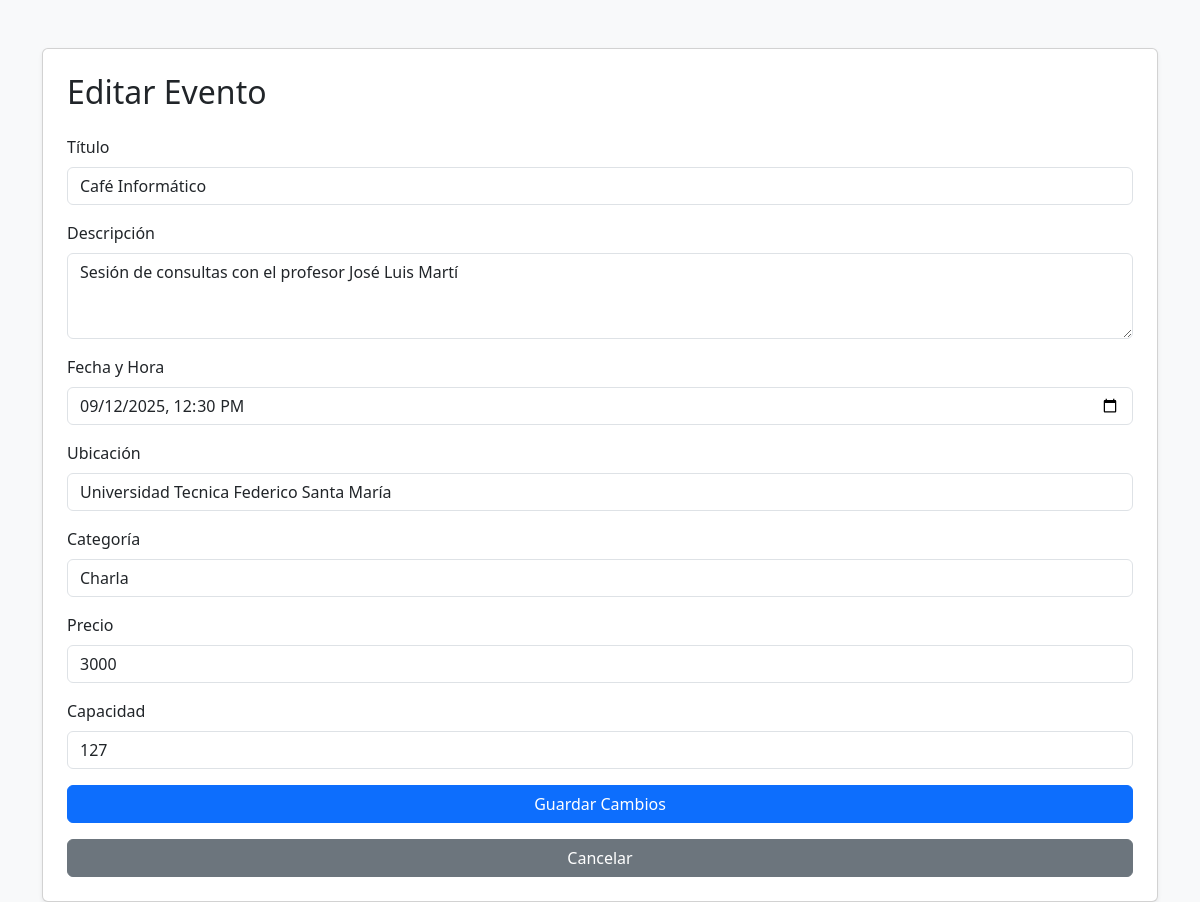
The app's page /event/3/edit (signed in), older data.
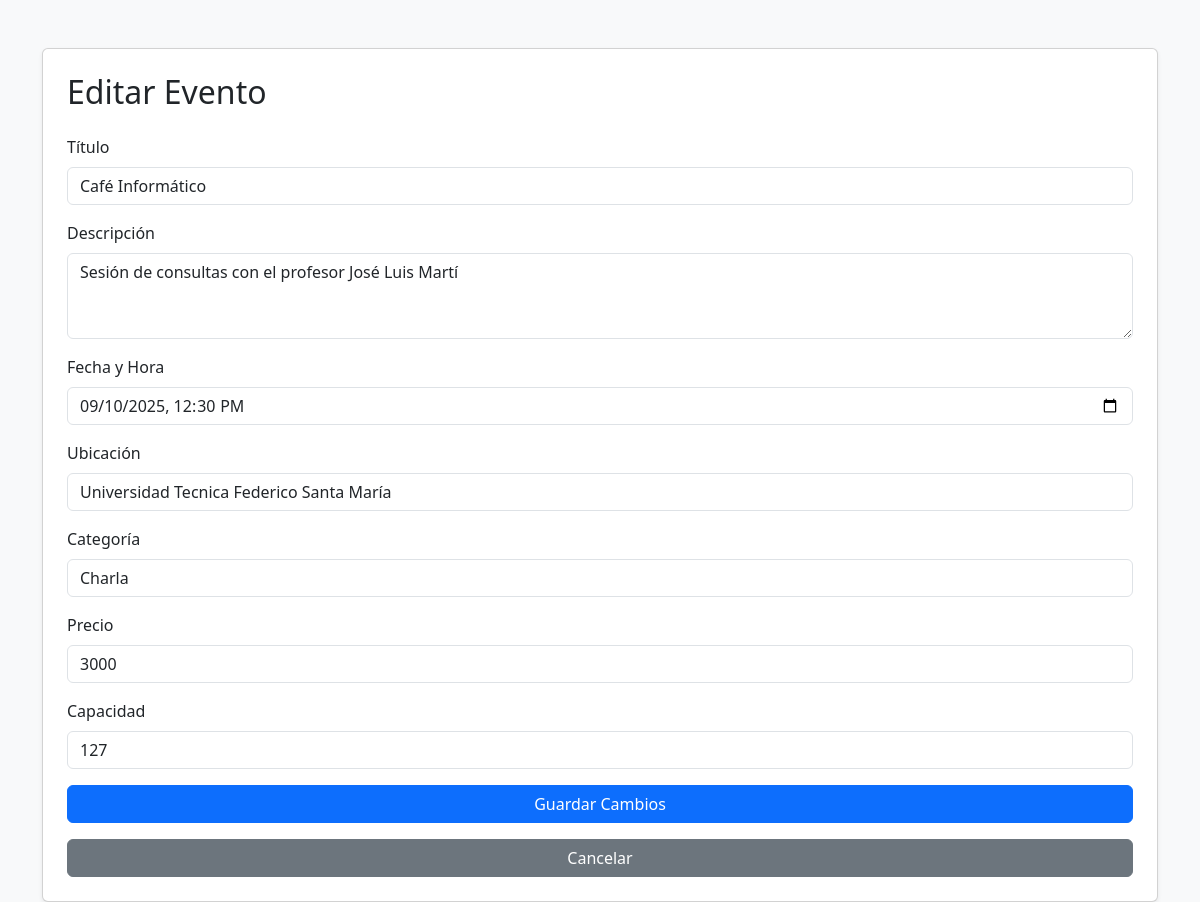
The same page, newer data.
### models.py (models this page shows)
class Event(db.Model):
    id = db.Column(db.Integer, primary_key=True)
    title = db.Column(db.String(100), nullable=False)
    description = db.Column(db.Text, nullable=True)
    date = db.Column(db.DateTime, nullable=False, default=datetime.datetime.utcnow)
    location = db.Column(db.String(100), nullable=False)
    category = db.Column(db.String(50), nullable=False)
    price = db.Column(db.Integer, nullable=False)
    capacity = db.Column(db.Integer, nullable=False)
    user_id = db.Column(db.Integer, db.ForeignKey('user.id'), nullable=False)
    creator = db.relationship('User', backref=db.backref('events', lazy=True))

### routes.py (the view, shortened to what this page needs)
@app.route('/event/<int:event_id>/edit', methods=['GET', 'POST'])
@login_required
def edit_event(event_id):
    event = Event.query.get_or_404(event_id)
    return render_template('edit_event.html', event=event)

### routes.py (called while the page is built)
@login_manager.user_loader
def load_user(user_id):
    return User.query.get(int(user_id))

### templates/edit_event.html (shortened to what this page needs)
<!DOCTYPE html>
<html lang="en">
<head>
  <link href="https://cdn.jsdelivr.net/npm/bootstrap@5.3.3/dist/css/bootstrap.min.css" rel="stylesheet">
</head>
<body class="bg-light">
<div class="container mt-5">
  <div class="card shadow-sm p-4">
    <h2 class="mb-4">Editar Evento</h2>
    <form action="{{ url_for('edit_event', event_id=event.id) }}" method="post">
      <div class="mb-3">
        <label for="title" class="form-label">Título</label>
        <input type="text" class="form-control" id="title" name="title" value="{{ event.title }}" required>
      </div>
      <div class="mb-3">
        <label for="description" class="form-label">Descripción</label>
        <textarea class="form-control" id="description" name="description" rows="3" required>{{ event.description }}</textarea>
      </div>
      <div class="mb-3">
        <label for="date" class="form-label">Fecha y Hora</label>
        <input type="datetime-local" class="form-control" id="date" name="date"
               value="{{ event.date.strftime('%Y-%m-%dT%H:%M') }}" required>
      </div>
      <div class="mb-3">
        <label for="location" class="form-label">Ubicación</label>
        <input type="text" class="form-control" id="location" name="location" value="{{ event.location }}" required>
      </div>
      <div class="mb-3">
        <label for="category" class="form-label">Categoría</label>
        <input type="text" class="form-control" id="category" name="category" value="{{ event.category }}" required>
      </div>
      <div class="mb-3">
        <label for="price" class="form-label">Precio</label>
        <input type="number" class="form-control" id="price" name="price" value="{{ event.price }}" min="0" required>
      </div>
      <div class="mb-3">
        <label for="capacity" class="form-label">Capacidad</label>
        <input type="number" class="form-control" id="capacity" name="capacity" value="{{ event.capacity }}" min="1" required>
      </div>
      <button type="submit" class="btn btn-primary w-100">Guardar Cambios</button>
    </form>
    <a href="{{ url_for('home') }}" class="btn btn-secondary mt-3 w-100">Cancelar</a>
  </div>
</div>
</body>
</html>

Row changes from the older to the newer data that the page shows:
changed Event "Café Informático": date "09/12/2025 12:30" → "09/10/2025 12:30"
